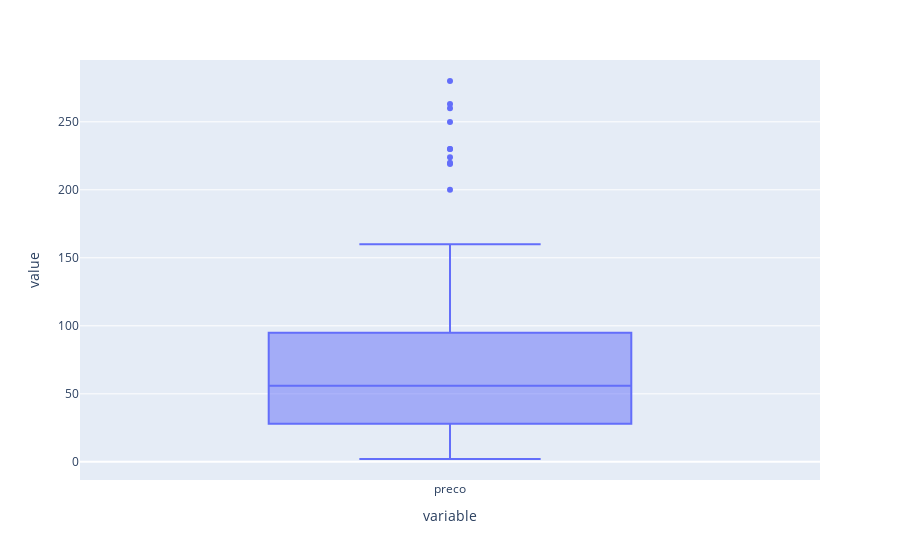

Notebook cell for this chart:
### Markdown cell above
## Tratamento de Outlier

Ao realizar análise dos outlier da base, verificamos que apesar de fora do desvio padrão, estes dados não deveriam ser descartados, uma vez que representam o valor real do item.

### Code cell
px.box(dados.preco)

### Figure 1 — Plotly figure (JSON) as saved in the notebook; plotly's stock layout.template omitted (floating-point values rounded to 4 significant figures)
{"data": [{"alignmentgroup": "True", "hovertemplate": "variable=%{x}<br>value=%{y}<extra></extra>", "legendgroup": "", "marker": {"color": "#636efa"}, "name": "", "notched": false, "offsetgroup": "", "orientation": "v", "showlegend": false, "type": "box", "x": ["preco", "preco", "preco", "preco", "preco", "preco", "preco", "preco", "preco", "preco", "preco", "preco", "preco", "preco", "preco", "preco", "preco", "preco", "preco", "preco", "preco", "preco", "preco", "preco", "preco", "preco", "preco", "preco", "preco", "preco", "preco", "preco", "preco", "preco", "preco", "preco", "preco", "preco", "preco", "preco", "preco", "preco", "preco", "preco", "preco", "preco", "preco", "preco", "preco", "preco", "preco", "preco", "preco", "preco", "preco", "preco", "preco", "preco", "preco", "preco", "preco", "preco", "preco", "preco", "preco", "preco", "preco", "preco", "preco", "preco", "preco", "preco", "preco", "preco", "preco", "preco", "preco", "preco", "preco", "preco", "preco", "preco", "preco", "preco", "preco", "preco", "preco", "preco", "preco", "preco", "preco", "preco", "preco", "preco", "preco", "preco"], "x0": " ", "xaxis": "x", "y": [45.99, 25.99, 27.99, 20.99, 89.99, 89.99, 99.99, 30.49, 9.99, 32.99, 89.99, 89.99, 63.99, 9.99, 20.99, 36.99, 34.99, 219.9, 110.0, 9.99, 89.99, 55.99, 120.0, 19.99, 27.99, 35.99, 75.98, 7.79, 21.99, 88.99, 78.02, 27.99, 55.99, 28.99, 5, 125.0, 64.95, 219.0, 75.49, 13.99, 230.0, 96, 37.99, 13.99, 24.99, 21.24, 200, 224.0, 89.99, 230.0, 29.99, 36.99, 93.99, 44.99, 36.99, 10.89, 72.99, 100, 36.99, 89.99, 160.0, 159, 98.99, 130.0, 44.79, 27.99, 8.69, 72.99, 10.49, 36.99, 259.9, 263.0, 2.09, 159.9, 249.9, 72.99, 89.99, 49.99, 69.99, 72.99, 59.99, 37.99, 47.49, 100, 280.0, 36.99, 13.79, 89.99, 11.99, 89.9, 50, 50, 16.99, 32.04, 122.2, 97], "y0": " ", "yaxis": "y"}], "layout": {"boxmode": "group", "legend": {"tracegroupgap": 0}, "margin": {"t": 60}, "xaxis": {"anchor": "y", "domain": [0, 1], "title": {"text": "variable"}}, "yaxis": {"anchor": "x", "domain": [0, 1], "title": {"text": "value"}}}}
